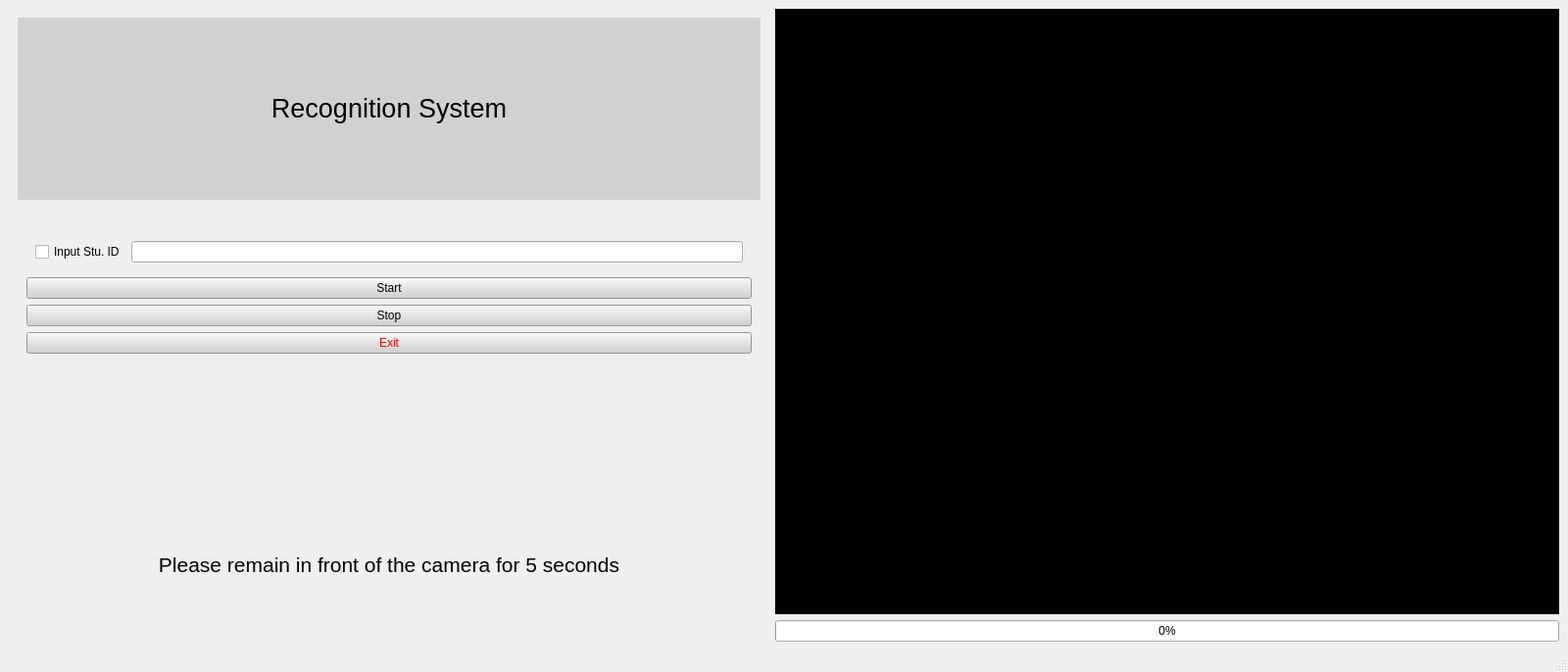
<?xml version="1.0" encoding="UTF-8"?>
<ui version="4.0">
 <class>StudentFaceRecorder</class>
 <widget class="QMainWindow" name="StudentFaceRecorder">
  <property name="geometry">
   <rect>
    <x>0</x>
    <y>0</y>
    <width>1600</width>
    <height>686</height>
   </rect>
  </property>
  <property name="minimumSize">
   <size>
    <width>1600</width>
    <height>0</height>
   </size>
  </property>
  <property name="windowTitle">
   <string>MainWindow</string>
  </property>
  <widget class="QWidget" name="centralwidget">
   <layout class="QGridLayout" name="gridLayout_3">
    <item row="3" column="1">
     <widget class="QProgressBar" name="progressBar">
      <property name="maximum">
       <number>5000</number>
      </property>
      <property name="value">
       <number>0</number>
      </property>
     </widget>
    </item>
    <item row="0" column="1" rowspan="3">
     <widget class="QLabel" name="video_label">
      <property name="minimumSize">
       <size>
        <width>800</width>
        <height>600</height>
       </size>
      </property>
      <property name="styleSheet">
       <string notr="true">background-color: rgb(0, 0, 0);</string>
      </property>
      <property name="text">
       <string/>
      </property>
     </widget>
    </item>
    <item row="0" column="0">
     <widget class="QWidget" name="widget_3" native="true">
      <layout class="QGridLayout" name="gridLayout">
       <item row="0" column="0">
        <widget class="QLabel" name="label">
         <property name="styleSheet">
          <string notr="true">background-color: rgb(209, 209, 209);
font: 16pt &quot;Times New Roman&quot;;</string>
         </property>
         <property name="text">
          <string>&lt;html&gt;&lt;head/&gt;&lt;body&gt;&lt;p align=&quot;center&quot;&gt;&lt;span style=&quot; font-size:20pt;&quot;&gt;Recognition System&lt;/span&gt;&lt;/p&gt;&lt;/body&gt;&lt;/html&gt;</string>
         </property>
        </widget>
       </item>
      </layout>
     </widget>
    </item>
    <item row="1" column="0" rowspan="3">
     <widget class="QWidget" name="widget" native="true">
      <property name="styleSheet">
       <string notr="true"/>
      </property>
      <layout class="QGridLayout" name="gridLayout_2">
       <item row="0" column="0">
        <layout class="QVBoxLayout" name="verticalLayout">
         <property name="spacing">
          <number>0</number>
         </property>
         <item>
          <widget class="QWidget" name="widget_2" native="true">
           <property name="styleSheet">
            <string notr="true">font: 16pt &quot;Times New Roman&quot;;</string>
           </property>
           <layout class="QVBoxLayout" name="verticalLayout_2">
            <item>
             <widget class="QWidget" name="widget_4" native="true">
              <layout class="QGridLayout" name="gridLayout_4">
               <item row="0" column="0">
                <layout class="QHBoxLayout" name="horizontalLayout">
                 <item>
                  <widget class="QCheckBox" name="checkBox">
                   <property name="text">
                    <string>Input Stu. ID</string>
                   </property>
                  </widget>
                 </item>
                 <item>
                  <widget class="QLineEdit" name="lineEdit"/>
                 </item>
                </layout>
               </item>
              </layout>
             </widget>
            </item>
            <item>
             <widget class="QPushButton" name="pushButton_3">
              <property name="styleSheet">
               <string notr="true">background-color: rgb(209, 209, 209);</string>
              </property>
              <property name="text">
               <string>Start</string>
              </property>
             </widget>
            </item>
            <item>
             <widget class="QPushButton" name="pushButton_2">
              <property name="styleSheet">
               <string notr="true">background-color: rgb(209, 209, 209);</string>
              </property>
              <property name="text">
               <string>Stop</string>
              </property>
             </widget>
            </item>
            <item>
             <widget class="QPushButton" name="pushButton">
              <property name="styleSheet">
               <string notr="true">background-color: rgb(209, 209, 209);
color: rgb(255, 0, 0);</string>
              </property>
              <property name="text">
               <string>Exit</string>
              </property>
             </widget>
            </item>
           </layout>
          </widget>
         </item>
         <item>
          <widget class="QLabel" name="label_2">
           <property name="autoFillBackground">
            <bool>false</bool>
           </property>
           <property name="styleSheet">
            <string notr="true"/>
           </property>
           <property name="text">
            <string>&lt;html&gt;&lt;head/&gt;&lt;body&gt;&lt;p align=&quot;center&quot;&gt;&lt;br/&gt;&lt;/p&gt;&lt;/body&gt;&lt;/html&gt;</string>
           </property>
          </widget>
         </item>
         <item>
          <widget class="QLabel" name="label_3">
           <property name="minimumSize">
            <size>
             <width>354</width>
             <height>65</height>
            </size>
           </property>
           <property name="styleSheet">
            <string notr="true">font: 75 16pt  &quot;Bahnschrift Condensed&quot;;
font: 9pt &quot;Times New Roman&quot;;</string>
           </property>
           <property name="text">
            <string>&lt;html&gt;&lt;head/&gt;&lt;body&gt;&lt;p align=&quot;center&quot;&gt;&lt;span style=&quot; font-size:16pt;&quot;&gt;Please remain in front of the camera for 5 seconds&lt;/span&gt;&lt;/p&gt;&lt;/body&gt;&lt;/html&gt;</string>
           </property>
          </widget>
         </item>
        </layout>
       </item>
      </layout>
     </widget>
    </item>
   </layout>
  </widget>
  <widget class="QMenuBar" name="menubar">
   <property name="geometry">
    <rect>
     <x>0</x>
     <y>0</y>
     <width>1600</width>
     <height>22</height>
    </rect>
   </property>
  </widget>
  <widget class="QStatusBar" name="statusbar"/>
 </widget>
 <resources/>
 <connections/>
</ui>
